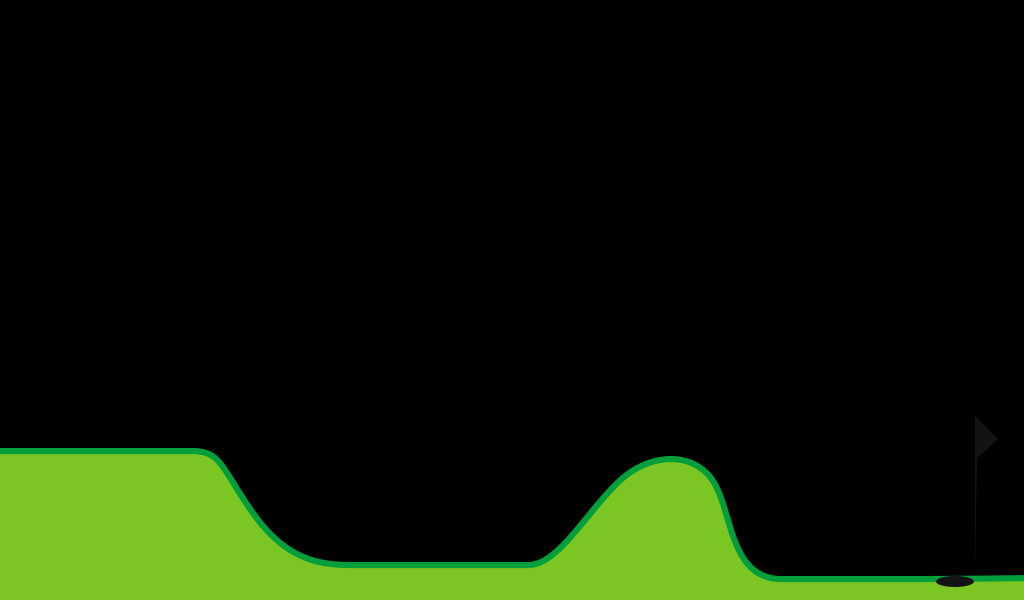

A 2D game scene composited from a Tiled map and its tileset images. What follows is a short description and the map's XML, with each tile layer's data collapsed to a summary:
An orthogonal 32x25 tile map with 32x24 px tiles, 1 tile layer (Capa de Patrones 1) and 5 objects.

<map version="1.0" orientation="orthogonal" renderorder="right-down" width="32" height="25" tilewidth="32" tileheight="24" nextobjectid="35">
 <tileset firstgid="1" name="Fondo2" tilewidth="32" tileheight="24" tilecount="800" columns="32">
  <image source="Fondo2.png" width="1024" height="600" />
 </tileset>
 <layer name="Capa de Patrones 1" width="32" height="25">
  <data>[800 cells, 337 non-empty, 337 distinct tile ids]</data>
 </layer>
 <objectgroup name="objetos">
  <object id="9" x="126" y="419.833" width="26" height="25.3333">
   <properties>
    <property name="pelota" type="bool" value="false" />
   </properties>
   <ellipse />
  </object>
  <object id="13" x="942" y="591">
   <properties>
    <property name="hoyo" type="bool" value="false" />
   </properties>
   <polyline points="0,0 30,0" />
  </object>
  <object id="15" x="975.333" y="582">
   <properties>
    <property name="rozamiento" type="float" value="0.29999999999999999" />
   </properties>
   <polyline points="3,0 46,0" />
  </object>
  <object id="32" x="1.33333" y="453.333">
   <properties>
    <property name="rozamiento" type="float" value="0.59999999999999998" />
   </properties>
   <polyline points="0,0 194.667,0 198.667,0.666667 205.333,2.66667 210,5.33333 213.333,8 216.667,11.3333 220,16 227.333,30 235.333,42.6667 244,54 258,74.6667 277.333,92.6667 290.667,101.333 299.333,104 310,109.333 324,112.667 336,114 344,114 440.667,114 507.333,114 528,114 540,112 546,108.667 558.667,98 584,70.6667 611.333,38 622.667,26.6667 636,16.6667 649.333,12 668,7.33333 680.667,8.66667 690,11.3333 698.667,16.6667 706,22.6667 710.667,29.3333 712.667,34 715.333,46 730,89.3333 738.667,107.333 753.333,122 770.667,126 929.333,128" />
  </object>
  <object id="34" x="-4" y="454">
   <properties>
    <property name="rozamiento" type="float" value="0" />
   </properties>
   <polyline points="0,0 4,-754 1025.21,-738.848 1028,122" />
  </object>
 </objectgroup>
</map>
